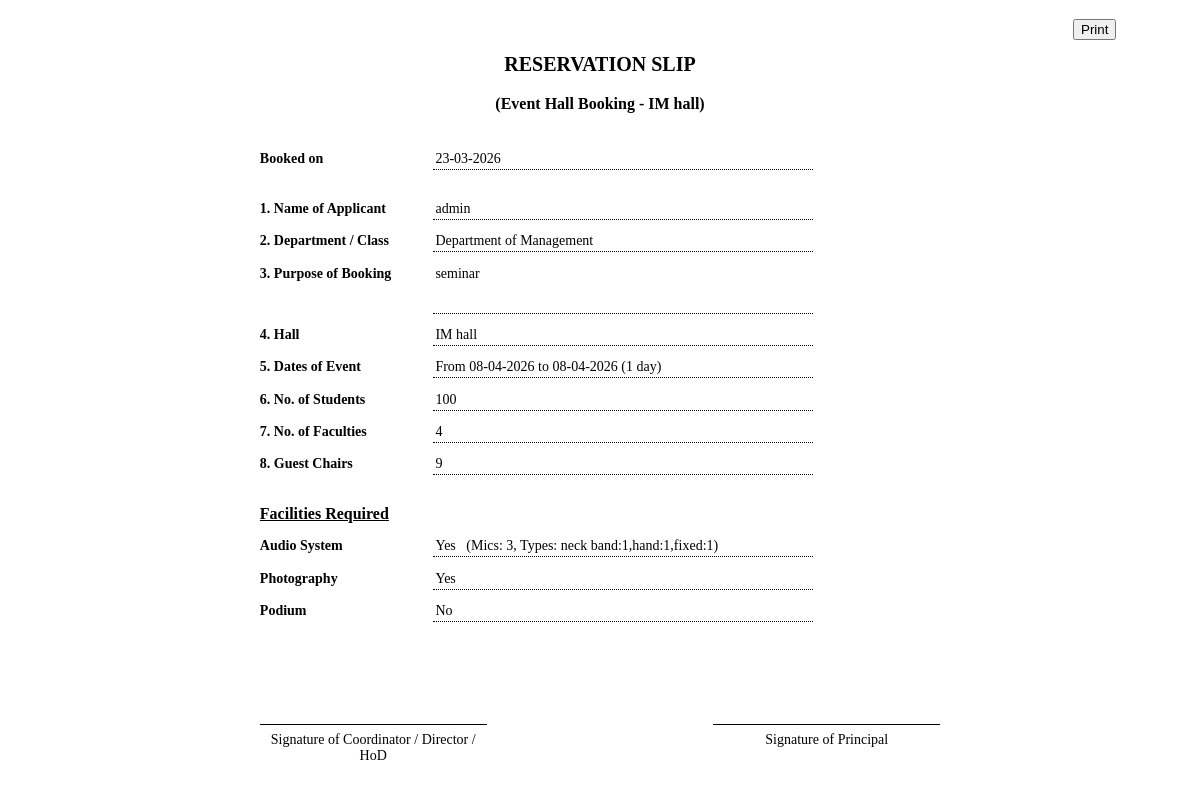
Screenshot of /booking/edumanage/print/11 (signed in) with the database file from the repository.
### models.py (models this page shows, shortened)
class Hall(db.Model):
    __tablename__ = 'halls'
    id = db.Column(db.Integer, primary_key=True)
    name = db.Column(db.String(100), unique=True, nullable=False)
    capacity = db.Column(db.Integer, default=DEFAULT_HALL_CAPACITY)  # total chairs

class Booking(db.Model):
    __tablename__ = 'bookings'
    id = db.Column(db.Integer, primary_key=True)
    user_id = db.Column(db.Integer, db.ForeignKey('users.id'), nullable=False)
    hall_id = db.Column(db.Integer, db.ForeignKey('halls.id'), nullable=False)
    department = db.Column(db.String(120), nullable=False)
    booking_date = db.Column(db.Date, nullable=False)
    num_days = db.Column(db.Integer, nullable=False)
    start_time = db.Column(db.Time, nullable=False)
    end_time = db.Column(db.Time, nullable=False)
    purpose = db.Column(db.Text, nullable=False)
    chairs_required = db.Column(db.Integer, nullable=False)
    guest_chairs = db.Column(db.Integer, nullable=False)
    faculties_count = db.Column(db.Integer, default=0)
    audio_system = db.Column(db.Boolean, default=False)
    microphones = db.Column(db.Integer, default=0)  # count
    mic_types = db.Column(db.String(200), default='')  # CSV: neck_band,hand,fixed
    photography = db.Column(db.Boolean, default=False)
    podium_required = db.Column(db.Boolean, default=False)
    status = db.Column(db.String(20), default='pending')  # pending / approved / rejected / cancelled
    created_at = db.Column(db.DateTime, default=datetime.utcnow)
    cancellation_reason = db.Column(db.Text, nullable=True)
    cancelled_at = db.Column(db.DateTime, nullable=True)
    admin_notes = db.Column(db.Text, nullable=True)  # admin rejection/approval notes
    user = db.relationship('User', backref=db.backref('bookings', lazy=True))
    hall = db.relationship('Hall', backref=db.backref('bookings', lazy=True))
    @property
    def event_end_date(self) -> date:
        days = max(int(self.num_days or 1), 1)
        return self.booking_date + timedelta(days=days - 1)
    @property
    def created_at_local(self):
        if not self.created_at:
            return None
        dt = self.created_at
        if dt.tzinfo is None:
            dt = dt.replace(tzinfo=timezone.utc)
        return dt.astimezone()

class User(db.Model):
    __tablename__ = 'users'
    id = db.Column(db.Integer, primary_key=True)
    username = db.Column(db.String(80), unique=True, nullable=False)
    full_name = db.Column(db.String(120), nullable=True)
    password_hash = db.Column(db.String(256), nullable=False)
    password_plain = db.Column(db.String(255), nullable=True)
    email = db.Column(db.String(120), nullable=True)  # for notifications
    role = db.Column(db.String(20), default='staff')  # admin / staff
    created_at = db.Column(db.DateTime, default=datetime.utcnow)

### routes/booking.py (the view)
@booking_bp.route('/edumanage/print/<int:booking_id>')
@login_required
def print_booking(booking_id):
    b = Booking.query.get_or_404(booking_id)
    return render_template('print_booking.html', booking=b)

### routes/booking.py (called while the page is built)
def login_required(f):
    @wraps(f)
    def wrapped(*args, **kwargs):
        if not session.get('user_id'):
            flash('Please log in to continue.', 'error')
            return redirect(url_for('auth.login'))
        return f(*args, **kwargs)
    return wrapped

### templates/print_booking.html (shortened to what this page needs)
<!DOCTYPE html>
<html lang="en">
<head>
</head>
<body>
    <div class="no-print" style="text-align:right; margin: 0.5cm 2cm 0 0;">
        <button onclick="window.print()">Print</button>
    </div>
    <div class="page">
        <h1>RESERVATION SLIP</h1>
        <h2>(Event Hall Booking - {{ booking.hall.name }})</h2>
        <div class="row">
            <span class="label">Booked on</span>
            <span class="value">
                {{ booking.created_at_local.strftime('%d-%m-%Y') if booking.created_at_local else '' }}
            </span>
        </div>
        <br>
        <div class="row">
            <span class="label">1. Name of Applicant</span>
            <span class="value">{{ booking.user.username if booking.user else '' }}</span>
        </div>
        <div class="row">
            <span class="label">2. Department / Class</span>
            <span class="value">{{ booking.department }}</span>
        </div>
        <div class="row">
            <span class="label">3. Purpose of Booking</span>
            <span class="value multiline">{{ booking.purpose }}</span>
        </div>
        <div class="row">
            <span class="label">4. Hall</span>
            <span class="value">{{ booking.hall.name }}</span>
        </div>
        <div class="row">
            <span class="label">5. Dates of Event</span>
            <span class="value">
                From {{ booking.booking_date.strftime('%d-%m-%Y') }}
                to {{ booking.event_end_date.strftime('%d-%m-%Y') }}
                ({{ booking.num_days }} day{{ 's' if booking.num_days != 1 else '' }})
            </span>
        </div>
        <div class="row">
            <span class="label">6. No. of Students</span>
            <span class="value">{{ booking.chairs_required }}</span>
        </div>
        <div class="row">
            <span class="label">7. No. of Faculties</span>
            <span class="value">{{ booking.faculties_count }}</span>
        </div>
        <div class="row">
            <span class="label">8. Guest Chairs</span>
            <span class="value">{{ booking.guest_chairs }}</span>
        </div>
        <div class="section-title">Facilities Required</div>
        <div class="row">
            <span class="label">Audio System</span>
            <span class="value">
                {{ 'Yes' if booking.audio_system else 'No' }}
                {% if booking.audio_system %}
                    &nbsp; (Mics: {{ booking.microphones }}, Types: {{ (booking.mic_types or '')|replace('_', ' ') }})
                {% endif %}
            </span>
        </div>
        <div class="row">
            <span class="label">Photography</span>
            <span class="value">{{ 'Yes' if booking.photography else 'No' }}</span>
        </div>
        <div class="row">
            <span class="label">Podium</span>
            <span class="value">{{ 'Yes' if booking.podium_required else 'No' }}</span>
        </div>
        <div class="sign-row">
            <div class="sign-box">
                <div class="sign-line"></div>
                Signature of Coordinator / Director / HoD
            </div>
            <div class="sign-box">
                <div class="sign-line"></div>
                Signature of Principal
            </div>
        </div>
    </div>
</body>
</html>

### templates/print_booking.html (style rules this page uses)
body { font-family: "Times New Roman", serif; background: #ffffff; color: #000000; }
.page { max-width: 18cm; margin: 0 auto; }
h1 { text-align: center; font-size: 20px; margin-bottom: 0.5cm; text-transform: uppercase; }
h2 { text-align: center; font-size: 16px; margin-top: 0; margin-bottom: 1cm; }
.row { margin-bottom: 0.35cm; font-size: 14px; }
.label { display: inline-block; min-width: 4.5cm; font-weight: bold; }
.value { display: inline-block; min-width: 10cm; border-bottom: 1px dotted #000; padding: 0 0 2px 2px; }
.multiline { min-height: 1.2cm; vertical-align: top; }
.section-title { margin-top: 0.8cm; margin-bottom: 0.4cm; font-weight: bold; text-decoration: underline; }
.sign-row { margin-top: 1.5cm; display: flex; justify-content: space-between; font-size: 14px; }
.sign-box { width: 6cm; text-align: center; }
.sign-line { border-bottom: 1px solid #000; height: 1.2cm; margin-bottom: 0.2cm; }

### rows the page displays
Hall: hall.name "IM hall"
Booking: created_at_local "23-03-2026", department "Department of Management", purpose "seminar", booking_date "08-04-2026", event_end_date "08-04-2026", num_days "1", chairs_required "100", faculties_count "4", guest_chairs "9", audio_system "Yes", microphones "3", mic_types "neck band:1,hand:1,fixed:1", photography "Yes", podium_required "No"
User: user "admin"
